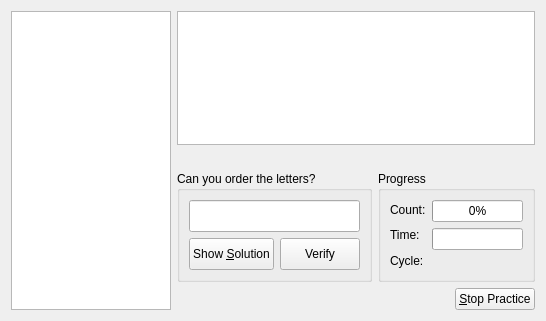
<ui version="4.0" >
 <class>MixedLetterPracticeDialog</class>
 <widget class="QWidget" name="MixedLetterPracticeDialog" >
  <property name="geometry" >
   <rect>
    <x>0</x>
    <y>0</y>
    <width>546</width>
    <height>321</height>
   </rect>
  </property>
  <property name="windowTitle" >
   <string>Form</string>
  </property>
  <layout class="QHBoxLayout" >
   <item>
    <widget class="QGraphicsView" name="imageGraphicsView" >
     <property name="sizePolicy" >
      <sizepolicy vsizetype="MinimumExpanding" hsizetype="MinimumExpanding" >
       <horstretch>0</horstretch>
       <verstretch>0</verstretch>
      </sizepolicy>
     </property>
     <property name="minimumSize" >
      <size>
       <width>150</width>
       <height>150</height>
      </size>
     </property>
    </widget>
   </item>
   <item>
    <layout class="QVBoxLayout" >
     <item>
      <widget class="QGraphicsView" name="mixedLettersGraphicsView" />
     </item>
     <item>
      <widget class="QLabel" name="originalLabel" >
       <property name="text" >
        <string/>
       </property>
       <property name="alignment" >
        <set>Qt::AlignCenter</set>
       </property>
      </widget>
     </item>
     <item>
      <layout class="QHBoxLayout" >
       <item>
        <widget class="QGroupBox" name="groupBox" >
         <property name="sizePolicy" >
          <sizepolicy vsizetype="Preferred" hsizetype="Expanding" >
           <horstretch>0</horstretch>
           <verstretch>0</verstretch>
          </sizepolicy>
         </property>
         <property name="title" >
          <string>Can you order the letters?</string>
         </property>
         <layout class="QVBoxLayout" >
          <item>
           <widget class="KLineEdit" name="answerLineEdit" >
            <property name="sizePolicy" >
             <sizepolicy vsizetype="Preferred" hsizetype="MinimumExpanding" >
              <horstretch>0</horstretch>
              <verstretch>0</verstretch>
             </sizepolicy>
            </property>
           </widget>
          </item>
          <item>
           <layout class="QHBoxLayout" >
            <item>
             <widget class="QPushButton" name="showSolutionButton" >
              <property name="sizePolicy" >
               <sizepolicy vsizetype="Minimum" hsizetype="Minimum" >
                <horstretch>0</horstretch>
                <verstretch>0</verstretch>
               </sizepolicy>
              </property>
              <property name="text" >
               <string>Show &amp;Solution</string>
              </property>
             </widget>
            </item>
            <item>
             <widget class="QPushButton" name="verifySolutionButton" >
              <property name="sizePolicy" >
               <sizepolicy vsizetype="Preferred" hsizetype="Preferred" >
                <horstretch>0</horstretch>
                <verstretch>0</verstretch>
               </sizepolicy>
              </property>
              <property name="text" >
               <string>Verify</string>
              </property>
              <property name="icon" >
               <iconset>../../../../../../../../../../.designer/backup</iconset>
              </property>
             </widget>
            </item>
           </layout>
          </item>
         </layout>
        </widget>
       </item>
       <item>
        <widget class="QGroupBox" name="progressgroup" >
         <property name="sizePolicy" >
          <sizepolicy vsizetype="Minimum" hsizetype="Preferred" >
           <horstretch>0</horstretch>
           <verstretch>0</verstretch>
          </sizepolicy>
         </property>
         <property name="maximumSize" >
          <size>
           <width>200</width>
           <height>16777215</height>
          </size>
         </property>
         <property name="title" >
          <string>Progress</string>
         </property>
         <layout class="QHBoxLayout" >
          <item>
           <layout class="QVBoxLayout" >
            <item>
             <widget class="QLabel" name="countlabel" >
              <property name="sizePolicy" >
               <sizepolicy vsizetype="Preferred" hsizetype="Preferred" >
                <horstretch>0</horstretch>
                <verstretch>0</verstretch>
               </sizepolicy>
              </property>
              <property name="text" >
               <string>Count:</string>
              </property>
             </widget>
            </item>
            <item>
             <widget class="QLabel" name="timelabel" >
              <property name="sizePolicy" >
               <sizepolicy vsizetype="Preferred" hsizetype="Preferred" >
                <horstretch>0</horstretch>
                <verstretch>0</verstretch>
               </sizepolicy>
              </property>
              <property name="text" >
               <string>Time:</string>
              </property>
             </widget>
            </item>
            <item>
             <widget class="QLabel" name="Cyclelabel" >
              <property name="frameShape" >
               <enum>QFrame::NoFrame</enum>
              </property>
              <property name="text" >
               <string>Cycle:</string>
              </property>
             </widget>
            </item>
           </layout>
          </item>
          <item>
           <layout class="QVBoxLayout" >
            <item>
             <widget class="QProgressBar" name="countbar" >
              <property name="sizePolicy" >
               <sizepolicy vsizetype="Fixed" hsizetype="MinimumExpanding" >
                <horstretch>0</horstretch>
                <verstretch>0</verstretch>
               </sizepolicy>
              </property>
              <property name="value" >
               <number>0</number>
              </property>
             </widget>
            </item>
            <item>
             <widget class="QProgressBar" name="timeProgressBar" >
              <property name="sizePolicy" >
               <sizepolicy vsizetype="Fixed" hsizetype="MinimumExpanding" >
                <horstretch>0</horstretch>
                <verstretch>0</verstretch>
               </sizepolicy>
              </property>
             </widget>
            </item>
            <item>
             <widget class="QLabel" name="progCount" >
              <property name="sizePolicy" >
               <sizepolicy vsizetype="Minimum" hsizetype="MinimumExpanding" >
                <horstretch>0</horstretch>
                <verstretch>0</verstretch>
               </sizepolicy>
              </property>
             </widget>
            </item>
           </layout>
          </item>
         </layout>
        </widget>
       </item>
      </layout>
     </item>
     <item>
      <layout class="QHBoxLayout" >
       <item>
        <spacer>
         <property name="orientation" >
          <enum>Qt::Horizontal</enum>
         </property>
         <property name="sizeHint" >
          <size>
           <width>40</width>
           <height>20</height>
          </size>
         </property>
        </spacer>
       </item>
       <item>
        <widget class="QPushButton" name="stopPracticeButton" >
         <property name="text" >
          <string>&amp;Stop Practice</string>
         </property>
        </widget>
       </item>
      </layout>
     </item>
    </layout>
   </item>
  </layout>
 </widget>
 <customwidgets>
  <customwidget>
   <class>KLineEdit</class>
   <extends>QLineEdit</extends>
   <header>klineedit.h</header>
  </customwidget>
 </customwidgets>
 <resources/>
 <connections/>
</ui>
